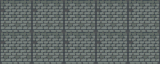

This game map was drawn from its Tiled (.tmx) file and the tilesets committed beside it. A one-line description and the trimmed map source follow:
An orthogonal 5x2 tile map with 32x32 px tiles, 1 tile layer (Livello tile 1), 2 tilesets.

<map version="1.10" tiledversion="1.11.2" orientation="orthogonal" renderorder="right-down" width="5" height="2" tilewidth="32" tileheight="32" infinite="0" nextlayerid="2" nextobjectid="1">
 <tileset firstgid="1" source="../tilesets/switchStructure.tsx" />
 <tileset firstgid="3" source="../tilesets/wall.tsx" />
 <layer id="1" name="Livello tile 1" width="5" height="2">
  <data>[10 cells, 10 non-empty, 1 distinct tile ids]</data>
 </layer>
</map>
